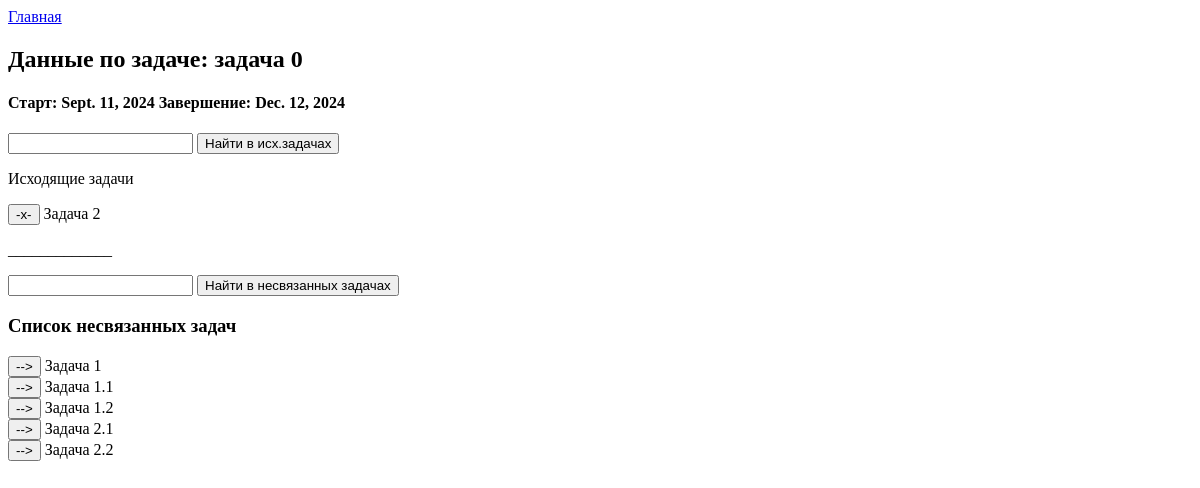
Page /card_task/8753827f-a606-4f3e-a10a-902c2ff90b30/ on the earlier database version.
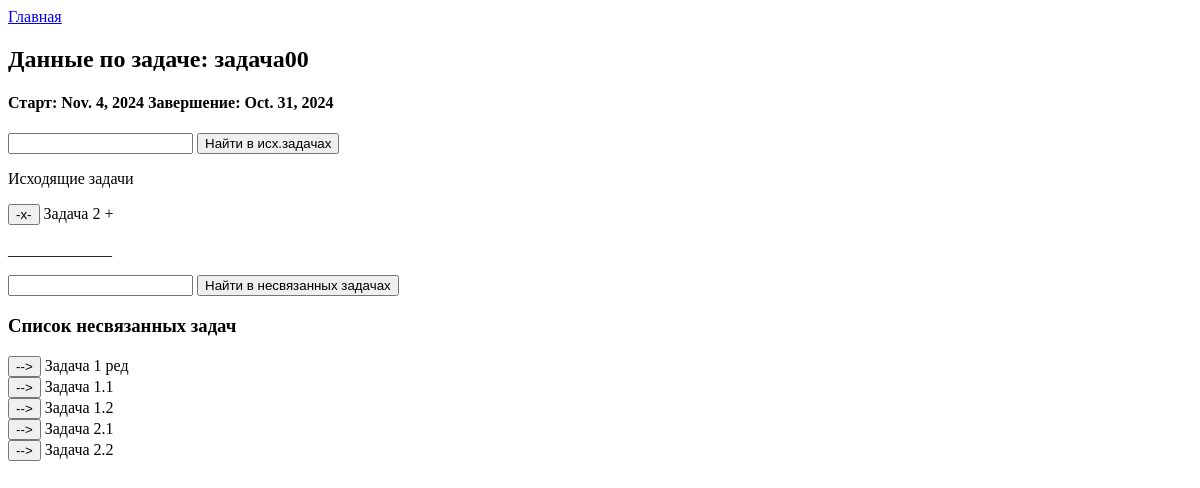
Same page on the later database version.
### TaskTreeApp/models.py (models this page shows)
class Tasks(models.Model):
    id = models.UUIDField(primary_key=True, default=uuid.uuid4, editable=False)
    title = models.CharField(max_length=250)
    start = models.DateField(null=True)
    end = models.DateField(null=True)

### TaskTreeApp/views.py (the view, shortened to what this page needs)
# urls.py: path('card_task/<slug:task_id>/',VCardTask, name='card_task'),
def VCardTask(request, task_id):
    find_task = Tasks.objects.filter(id=task_id)
    count_link_tasks = 0
    count_unlink_tasks = 0
    FindTitleUnLink = ''
    FindTitle = ''
    if find_task:
        lst_field_task = find_task.values()[0]
        vtask_title = lst_field_task['title']
        vtask_start = lst_field_task['start']
        vtask_end = lst_field_task['end']
        vtask_id = str(lst_field_task['id'])
        link_task = Univers_list.objects.filter(id_out=vtask_id)
        count_fulllink_task = link_task.count()
        if count_fulllink_task>0:
            list_link_task = Univers_list.objects.filter(id_out=vtask_id)
            lst_link_idin = [str(lst.id_in) for lst in list_link_task]
            flist_link_task = Tasks.objects.filter(title__icontains=FindTitle, id__in=lst_link_idin)
            notlist_link_task = Tasks.objects.exclude(id__in=lst_link_idin).exclude(id=vtask_id).filter(title__icontains=FindTitleUnLink)
            count_link_tasks = flist_link_task.count()
        else:
            flist_link_task = None
            notlist_link_task = Tasks.objects.exclude(id=vtask_id).filter(title__icontains=FindTitleUnLink)
        count_unlink_tasks = notlist_link_task.count()
    else:
        return HttpResponse("Задача не найдена")
    info_task = {'task_id': vtask_id, 'task_title': vtask_title, 'task_start':vtask_start,
                'task_end': vtask_end,'list_link_task': flist_link_task,
                 'notlist_link_task': notlist_link_task, 'FindTitleUnLink': FindTitleUnLink,
                 'FindTitle': FindTitle,
                 'count_link_tasks': count_link_tasks,'count_unlink_tasks': count_unlink_tasks}
    return render(request,'card_task.html',context=info_task)

### templates/card_task.html (shortened to what this page needs)
<!DOCTYPE html>
<html lang="en">
<head>
</head>
<body>
    <a href="/">Главная</a>
    <h2> Данные по задаче: {{ task_title }} </h2>
    <h4> Старт: {{ task_start }} Завершение: {{ task_end }}</h4>
    <form method="post">
        <div>
            <input type="text" id="FindTitle" name="FindTitle" maxlength="50" value="{{FindTitle}}">
            <button type="submit" name="btn_find_tsklink" value="+">Найти в исх.задачах</button>
        </div>
    </form>
    {% if count_link_tasks > 0 %}
        <form method="post">
            <div>
            <p>Исходящие задачи</p>
            {% for linktask in list_link_task %}
                <div>
                    <button name="btn_unlink" type="submit" value="{{linktask.id}}">
                        -x-
                    </button>
                    <a> {{linktask.title}} </a>
                </div>
            {% endfor%}
            </div>
        </form>
    {% else %}
        <h3> С этой задачей пока не связано других задач, соответствующих условиям поиска </h3>
    {% endif %}
    <p>_____________</p>
    <form method="post">
        <input type="text" id="FindTitleUnlink" name="FindTitleUnlink" maxlength="50" value="{{FindTitleUnlink}}">
        <button type="submit" name="btn_find_unlink" value="+">Найти в несвязанных задачах</button>
    </form>
    {% if count_unlink_tasks > 0 %}
        <h3>Список несвязанных задач</h3>
        <form method="post">
        <div>
            {% for linktask in notlist_link_task %}
                <div>
                    <button name="btn_link" type="submit" value="{{linktask.id}}">
                        -->
                    </button>
                    <a> {{linktask.title}} </a>
                </div>
            {% endfor%}
        </div>
        </form>
    {% else %}
        <h3> С этой задачей пока невозможно связать других задач, соответствующих условиям поиска </h3>
    {% endif %}
</body>
</html>

Differences in the rows shown:
changed Tasks: title "задача 0" → "задача00"; start "Sept. 11, 2024" → "Nov. 4, 2024"; end "Dec. 12, 2024" → "Oct. 31, 2024"
changed Tasks: title "Задача 2" → "Задача 2 +"
changed Tasks: title "Задача 1" → "Задача 1 ред"
